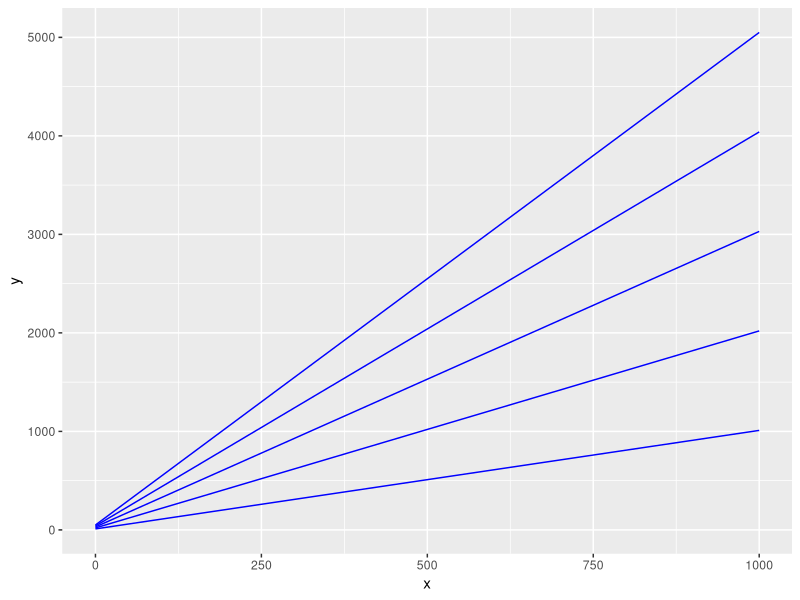
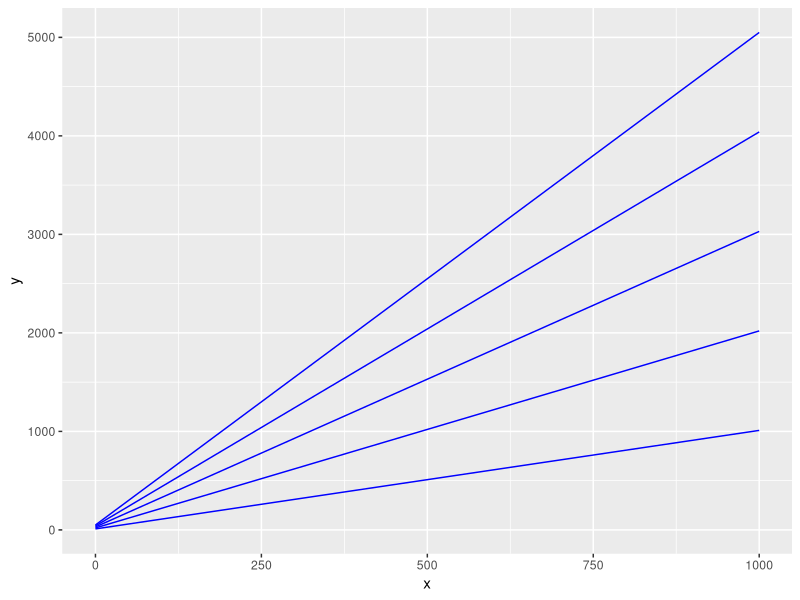

These figures' R source, in order:
## ---- chunk 1
library(ggplot2)
p <- ggplot(data.frame(x=c(0,1000)),aes(x=x))  #just to set x range
funcs <- list(function(x) 1*x+10, function(x) 2*x+20, function(x) 3*x+30,function(x) 4*x+40,function(x) 5*x+50) #the list of functions, but done MANUALLY
for(i in 1:length(funcs))
p <- p + stat_function(fun = funcs[[i]], colour='blue')
print(p)
  
## ---- chunk 2
## inspiration from this website:
## http://t-redactyl.io/blog/2016/03/creating-plots-in-r-using-ggplot2-part-9-function-plots.html
library(ggplot2)
p <- ggplot(data.frame(x=c(0,1000)),aes(x=x))  ## just to set x range
n = 5 ## loop this number of times
f <- function(x,a,b) { a*x + b } ## function without evaluation

a <- c(1,2,3,4,5)
b <- c(10,20,30,40,50)

for(i in 1:length(a)) ## note the loop is internal to the stat_function so no squiggly brackets {} 
p <- p + stat_function(fun = f, args = list(a[i],b[i]), colour='blue') ## stat_function plots functions
print(p)

